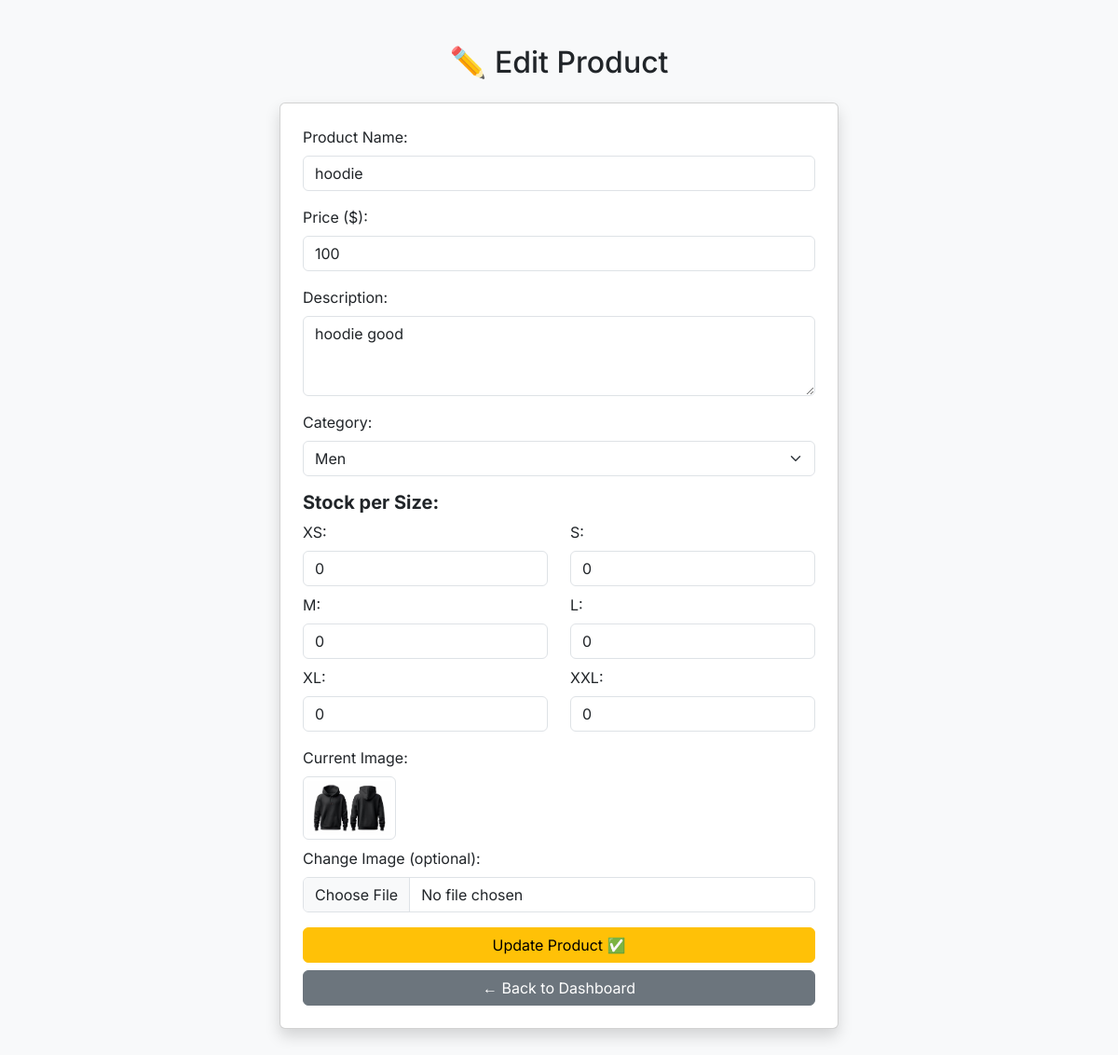
Page /edit.php?id=4 (signed in) on the committed database.
### tables this page shows
CREATE TABLE `products` (
  `id` int(11) NOT NULL,
  `name` varchar(100) NOT NULL,
  `price` float NOT NULL,
  `description` text DEFAULT NULL,
  `image` varchar(255) DEFAULT NULL,
  `category_id` int(11) DEFAULT NULL,
  `stock_xs` int(11) NOT NULL DEFAULT 0,
  `stock_s` int(11) NOT NULL DEFAULT 0,
  `stock_m` int(11) NOT NULL DEFAULT 0,
  `stock_l` int(11) NOT NULL DEFAULT 0,
  `stock_xl` int(11) NOT NULL DEFAULT 0,
  `stock_xxl` int(11) NOT NULL DEFAULT 0
);

CREATE TABLE `categories` (
  `id` int(11) NOT NULL,
  `name` varchar(50) NOT NULL
);

### edit.php (the view, shortened to what this page needs)
<?php
include 'db.php';
$id = isset($_GET['id']) ? (int)$_GET['id'] : 0;
$stmt = mysqli_prepare($conn, "SELECT * FROM products WHERE id = ?");
mysqli_stmt_bind_param($stmt, "i", $id);
mysqli_stmt_execute($stmt);
$result = mysqli_stmt_get_result($stmt);
$product = mysqli_fetch_assoc($result);
$categories = mysqli_query($conn, "SELECT * FROM categories");
?>
<!DOCTYPE html>
<html>
<?php include 'head.php'; ?>
<body class="bg-light">
<div class="container py-5">
    <h2 class="text-center mb-4">✏️ Edit Product</h2>
    <div class="card p-4 shadow mx-auto" style="max-width: 600px;">
        <form action="edit.php?id=<?php echo $id; ?>" method="POST" enctype="multipart/form-data">
            <div class="mb-3">
                <label class="form-label">Product Name:</label>
                <input type="text" name="name" class="form-control" value="<?php echo htmlspecialchars($product['name'], ENT_QUOTES, 'UTF-8'); ?>" required>
            </div>
            <div class="mb-3">
                <label class="form-label">Price ($):</label>
                <input type="number" name="price" step="0.01" class="form-control" value="<?php echo htmlspecialchars($product['price'], ENT_QUOTES, 'UTF-8'); ?>" required>
            </div>
            <div class="mb-3">
                <label class="form-label">Description:</label>
                <textarea name="description" class="form-control" rows="3" required><?php echo htmlspecialchars($product['description'], ENT_QUOTES, 'UTF-8'); ?></textarea>
            </div>
            <div class="mb-3">
                <label class="form-label">Category:</label>
                <select name="category_id" class="form-select" required>
                    <?php while ($cat = mysqli_fetch_assoc($categories)) { ?>
                        <option value="<?php echo htmlspecialchars($cat['id'], ENT_QUOTES, 'UTF-8'); ?>" <?php if ($product['category_id'] == $cat['id']) echo 'selected'; ?>>
                            <?php echo htmlspecialchars($cat['name'], ENT_QUOTES, 'UTF-8'); ?>
                        </option>
                    <?php } ?>
                </select>
            </div>
            <h5 class="mb-2 fw-bold">Stock per Size:</h5>
            <div class="row">
              <div class="col-6 mb-2">
                <label class="form-label">XS:</label>
                <input type="number" name="stock_xs" class="form-control" value="<?= $product['stock_xs']; ?>" min="0">
              </div>
              <div class="col-6 mb-2">
                <label class="form-label">S:</label>
                <input type="number" name="stock_s" class="form-control" value="<?= $product['stock_s']; ?>" min="0">
              </div>
              <div class="col-6 mb-2">
                <label class="form-label">M:</label>
                <input type="number" name="stock_m" class="form-control" value="<?= $product['stock_m']; ?>" min="0">
              </div>
              <div class="col-6 mb-2">
                <label class="form-label">L:</label>
                <input type="number" name="stock_l" class="form-control" value="<?= $product['stock_l']; ?>" min="0">
              </div>
              <div class="col-6 mb-2">
                <label class="form-label">XL:</label>
                <input type="number" name="stock_xl" class="form-control" value="<?= $product['stock_xl']; ?>" min="0">
              </div>
              <div class="col-6 mb-3">
                <label class="form-label">XXL:</label>
                <input type="number" name="stock_xxl" class="form-control" value="<?= $product['stock_xxl']; ?>" min="0">
              </div>
            </div>
            <div class="mb-3">
                <label class="form-label">Current Image:</label><br>
                <img src="uploads/<?php echo htmlspecialchars($product['image'], ENT_QUOTES, 'UTF-8'); ?>" alt="<?php echo htmlspecialchars($product['name'], ENT_QUOTES, 'UTF-8'); ?>" width="100" class="img-thumbnail mb-2"><br>
                <label class="form-label">Change Image (optional):</label>
                <input type="file" name="image" class="form-control" accept="image/*">
            </div>
            <div class="text-center mb-2">
                <button type="submit" class="btn btn-warning w-100">Update Product ✅</button>
            </div>
            <div class="text-center">
                <a href="admin.php" class="btn btn-secondary w-100">← Back to Dashboard</a>
            </div>
        </form>
    </div>
</div>
</body>
</html>

### assets/css/style.css (style rules this page uses)
:root { --primary-color: #f26b3a; --secondary-color: #005662; --light-color: #ffffff; }
body { font-family: 'Inter', sans-serif; background-color: #ffffff; min-height: 100vh; display: flex; flex-direction: column; }

### rows in the picture
products: name "hoodie", price "100", description "hoodie good", category_id "Men", stock_xs "0", stock_s "0", stock_m "0", stock_l "0", stock_xl "0", stock_xxl "0", image+name (picture)
